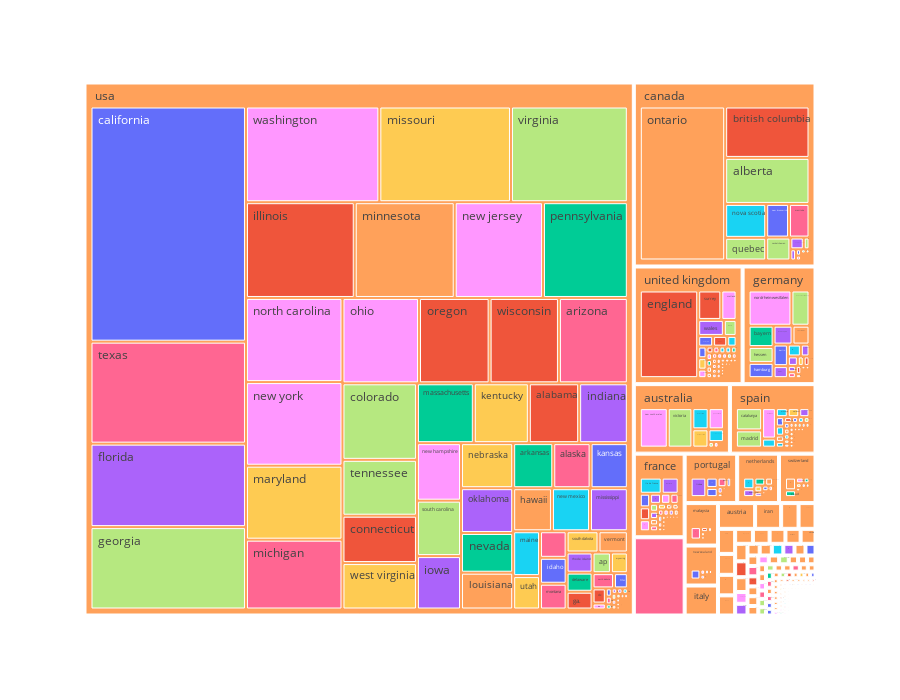

Notebook code for this chart:
### Markdown cell above
# Age graph with users' countries and cities

### Code cell
fig = px.treemap(df,
                  color="state",
                 values = "age",
                  path=["country","state"],
                  hover_name="age",
                  height=700)

fig.show()

### Figure 1 — Plotly figure (JSON) as saved in the notebook; plotly's stock layout.template omitted (floating-point values rounded to 4 significant figures; data arrays with more than 128 entries replaced by an {"elided": "..."} marker saying what was removed)
{"data": [{"branchvalues": "total", "customdata": {"elided": "2572x1 str values"}, "domain": {"x": [0, 1], "y": [0, 1]}, "hovertemplate": "<b>%{hovertext}</b><br><br>labels=%{label}<br>age=%{value}<br>parent=%{parent}<br>id=%{id}<br>state=%{customdata[0]}<extra></extra>", "hovertext": {"elided": "2572 int values"}, "ids": {"elided": "2572 str values"}, "labels": {"elided": "2572 str values"}, "marker": {"colors": {"elided": "2572 str values"}}, "name": "", "parents": {"elided": "2572 str values"}, "type": "treemap", "values": {"elided": "2572 int values"}}], "layout": {"height": 700, "legend": {"tracegroupgap": 0}, "margin": {"t": 60}}}
